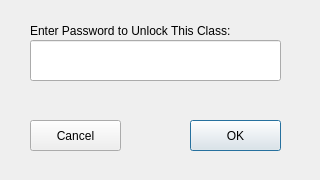
<?xml version="1.0" encoding="UTF-8"?>
<ui version="4.0">
 <class>EnterPasswordDialogClass</class>
 <widget class="QDialog" name="EnterPasswordDialogClass">
  <property name="geometry">
   <rect>
    <x>0</x>
    <y>0</y>
    <width>320</width>
    <height>180</height>
   </rect>
  </property>
  <property name="minimumSize">
   <size>
    <width>320</width>
    <height>180</height>
   </size>
  </property>
  <property name="maximumSize">
   <size>
    <width>320</width>
    <height>180</height>
   </size>
  </property>
  <property name="windowTitle">
   <string>Unlock</string>
  </property>
  <widget class="QLineEdit" name="passwordEditor">
   <property name="geometry">
    <rect>
     <x>30</x>
     <y>40</y>
     <width>251</width>
     <height>41</height>
    </rect>
   </property>
  </widget>
  <widget class="QLabel" name="label">
   <property name="geometry">
    <rect>
     <x>30</x>
     <y>20</y>
     <width>251</width>
     <height>21</height>
    </rect>
   </property>
   <property name="text">
    <string>Enter Password to Unlock This Class:</string>
   </property>
  </widget>
  <widget class="QPushButton" name="okButton">
   <property name="geometry">
    <rect>
     <x>190</x>
     <y>120</y>
     <width>91</width>
     <height>31</height>
    </rect>
   </property>
   <property name="text">
    <string>OK</string>
   </property>
  </widget>
  <widget class="QPushButton" name="cancelButton">
   <property name="geometry">
    <rect>
     <x>30</x>
     <y>120</y>
     <width>91</width>
     <height>31</height>
    </rect>
   </property>
   <property name="text">
    <string>Cancel</string>
   </property>
  </widget>
  <widget class="QToolButton" name="visibleButton">
   <property name="geometry">
    <rect>
     <x>260</x>
     <y>85</y>
     <width>20</width>
     <height>20</height>
    </rect>
   </property>
   <property name="styleSheet">
    <string notr="true">QToolButton {
border: none;
background: transparent;
padding: 0px;
}
QToolButton:hover {
background-color: rgba(200, 200, 200, 50);
border-radius: 2px;
}
QToolButton:pressed {
background-color: rgba(150, 150, 150, 50); 
}</string>
   </property>
   <property name="text">
    <string/>
   </property>
  </widget>
 </widget>
 <layoutdefault spacing="6" margin="11"/>
 <tabstops>
  <tabstop>passwordEditor</tabstop>
  <tabstop>cancelButton</tabstop>
  <tabstop>okButton</tabstop>
 </tabstops>
 <resources/>
 <connections/>
</ui>
